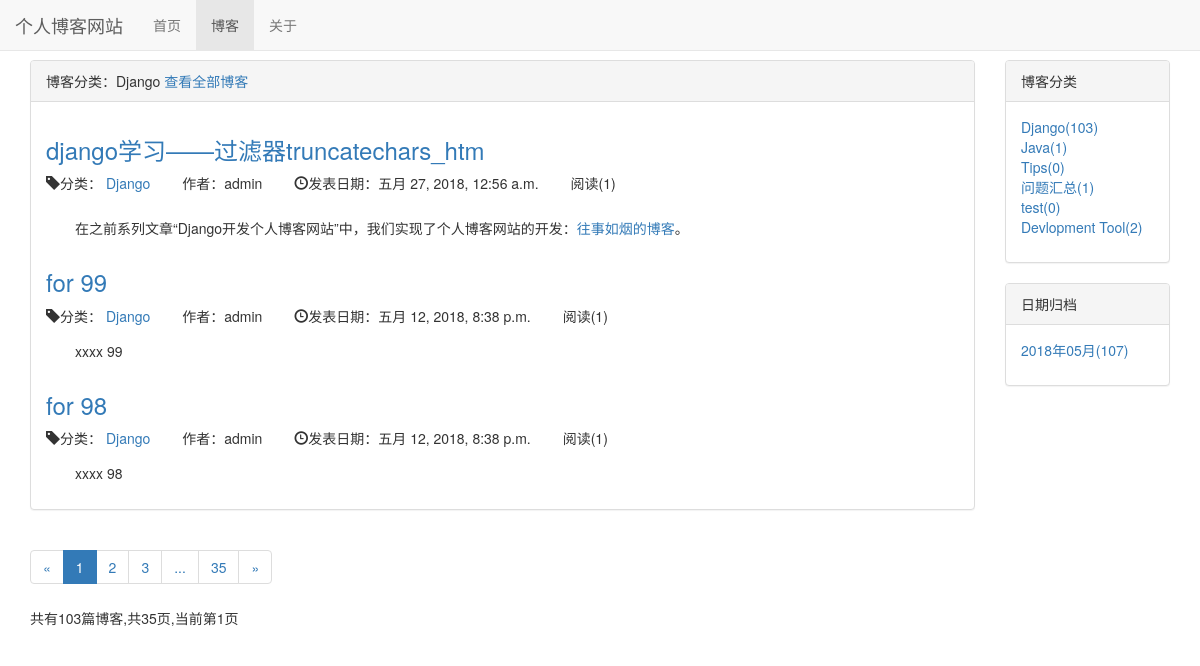
The page /blog/type/1 on the database its author committed.
### blog/models.py (models this page shows, shortened)
class BlogType(models.Model):
    type_name = models.CharField(max_length=15)
    author = models.ForeignKey(User, on_delete=models.DO_NOTHING)
    created_time = models.DateTimeField(auto_now_add=True)
    last_time = models.DateTimeField(auto_now=True)
    def __str__(self):
        return self.type_name

class Blog(models.Model, ReadNumExpandMethod):
    title = models.CharField(max_length=30)
    blog_type = models.ForeignKey(BlogType, on_delete=models.DO_NOTHING)
    content = RichTextUploadingField()   # 富文本
    author = models.ForeignKey(User, on_delete=models.DO_NOTHING)
    read_details = GenericRelation(ReadDetail)  #反向关联对像 ReadDetail
    created_time = models.DateTimeField(auto_now_add=True)
    last_time = models.DateTimeField(auto_now=True)
    class Meta:
        ordering = ['-created_time']

### read_statistics/models.py (models this page shows)
class ReadNum(models.Model):
    read_num = models.IntegerField(default=0)
    content_type = models.ForeignKey(ContentType, on_delete=models.DO_NOTHING)
    object_id = models.PositiveIntegerField()
    content_object = GenericForeignKey('content_type', 'object_id')

### blog/views.py (the view)
# urls.py: path('type/<int:blog_type_pk>', views.blogs_with_type, name='blogs_with_type'),
def blogs_with_type(request, blog_type_pk):
    blog_type = get_object_or_404(BlogType, pk=blog_type_pk)
    blogs_all_list = Blog.objects.filter(blog_type=blog_type)
    context = get_blog_list_common_data(request, blogs_all_list)
    context['blog_type'] = blog_type
    return render(request, 'blog/blogs_with_type.html', context)

### read_statistics/models.py (called while the page is built)
    def get_blog_read_num(self):
        try:
            content_type = ContentType.objects.get_for_model(self)
            readnum = ReadNum.objects.get(content_type=content_type, object_id=self.pk)
            return readnum.read_num
        except exceptions.ObjectDoesNotExist:
            return 0

### templates/blog/blogs_with_type.html (shortened to what this page needs)
{% extends 'blog/blog_list.html' %}
{% block blog_list_title %}
    博客分类：{{ blog_type.type_name }}
    <a href="{% url 'blog_list' %}">查看全部博客</a>
{% endblock %}

### templates/blog/blog_list.html (shortened to what this page needs)
{% extends 'base.html' %}
{% load staticfiles %}
{% block nav_blog_active %}active{% endblock %}
{% block header_blog_list_extends %}
    <link rel="stylesheet" href="{% static 'blog_list.css' %}">
{% endblock %}
{% block content %}
    <div class="container">
        <div class="row">
            <div class="col-xs-12 col-sm-8 col-md-9 col-lg-10">
                <div class="panel panel-default">
                    <div class="panel-heading">
                        {% block blog_list_title %}{% endblock %}
                    </div>
                    <div class="panel-body">
                        {% for blog in blogs %}
                            <div class="blog">
                                <h3><a href="{% url 'blog_detail' blog.pk %}">{{ blog.title }}</a></h3>
                                <ul class="blog-info-description">
                                    <li><span class="glyphicon glyphicon-tag"></span>分类：
                                        <a href="{% url 'blogs_with_type' blog.blog_type.pk %}">{{ blog.blog_type }}</a>
                                    </li>
                                    <li>作者：{{ blog.author }}</li>
                                    <li><span class="glyphicon glyphicon-time"></span>发表日期：{{ blog.created_time }}</li>
                                    <li>阅读({{ blog.get_blog_read_num }})</li>
                                </ul>
                                <div class="roundup">
                                    <p>{{ blog.content|safe|truncatechars_html:60 }}</p>
                                </div>
                            </div>
                        {% empty %}
                            <p>暂无博客，敬请期待！</p>
                        {% endfor %}
                    </div>
                </div>
                <div>
                    <ul class="pagination">
                        <li>
                            {% if page_of_blogs.has_previous %}
                                <a href="?page={{ page_of_blogs.previous_page_number }}" aria-label="Previous">
                                    <span aria-hidden="true">&laquo;</span>
                                </a>
                            {% else %}
                                <span aria-hidden="true">&laquo;</span>
                            {% endif %}
                        </li>
                        {% for page_num in page_range %}
                            {% ifequal page_num page_of_blogs.number %}
                                <li class="active"><span>{{ page_num}}</span></li>
                            {% else %}
                                {% ifequal page_num  '...' %}
                                    <li><span>{{ page_num}}</span></li>
                                {% else %}
                                    <li><a href="?page={{ page_num }}">{{ page_num}}</a></li>
                                {% endifequal %}
                            {% endifequal %}
                        {% endfor %}
                        <li>
                            {% if page_of_blogs.has_next %}
                                <a href="?page={{ page_of_blogs.next_page_number }}" aria-label="Next">
                                    <span aria-hidden="true">&raquo;</span>
                                </a>
                            {% else %}
                                <span aria-hidden="true">&raquo;</span>
                            {% endif %}
                        </li>
                    </ul>
                    <p>
                        <span>共有{{ page_of_blogs.paginator.count}}篇博客,共{{ page_of_blogs.paginator.num_pages }}页,当前第{{ page_of_blogs.number }}页</span>
                    </p>
                </div>
            </div>
            <div class="hidden-xs col-sm-4 col-md-3 col-lg-2">
                <div class="panel panel-default">
                    <div class="panel-heading">博客分类</div>
                    <div class="panel-body">
                        <ul class="list-unstyled">
                            {% for blog_type in blog_types %}
                                <li>
                                    <a href="{% url 'blogs_with_type' blog_type.pk %}">
                                        {{ blog_type.type_name }}({{ blog_type.blog_count }})</a>
                                </li>
                            {% empty %}
                                <li>暂无分类</li>
                            {% endfor %}
                        </ul>
                    </div>
                </div>
                <div class="panel panel-default">
                    <div class="panel-heading">日期归档</div>
                    <div class="panel-body">
                        <ul class="list-unstyled">
                            {% for blog_date, blog_count in blog_dates.items %}
                                <li>
                                    <a href="{%  url 'blogs_with_date' blog_date.year blog_date.month %}">
                                        {{ blog_date|date:"Y年m月" }}({{ blog_count }})
                                    </a>
                                </li>
                            {% empty %}
                                <li>暂无归档</li>
                            {% endfor %}
                        </ul>
                    </div>
                </div>
            </div>
        </div>
    </div>
{% endblock %}

### static/base.css (style rules this page uses)
* { margin: 0px; padding: 0px; }
body { margin-top: 60px!important; }

### static/blog_list.css (style rules this page uses)
ul.blog-info-description { list-style-type: none; margin-bottom: 1em; }
ul.blog-info-description li { display: inline-block; margin-right: 2em; }
div.roundup { margin-left: 2em; padding: 1px; }
div.blog { #background-color: #000; }

### rows shown on the page
BlogType: type_name "Django", blog_count "103"
Blog: title "django学习——过滤器truncatechars_htm", blog_type "Django", author "admin", created_time "五月 27, 2018, 12:56 a.m.", get_blog_read_num "1", content "在之前系列文章“Django开发个人博客网站”中，我们实现了个人博客网站的开发： 往事如烟的博客 。"
Blog: title "for 99", blog_type "Django", author "admin", created_time "五月 12, 2018, 8:38 p.m.", get_blog_read_num "1", content "xxxx 99"
Blog: title "for 98", blog_type "Django", author "admin", created_time "五月 12, 2018, 8:38 p.m.", get_blog_read_num "1", content "xxxx 98"
BlogType: type_name "Java", blog_count "1"
BlogType: type_name "Tips", blog_count "0"
BlogType: type_name "问题汇总", blog_count "1"
BlogType: type_name "test", blog_count "0"
BlogType: type_name "Devlopment Tool", blog_count "2"

### other values the page prints
{{ page_num }} "1"
{{ page_num }} "2" "3" "35"
{{ page_num }} "..."
{{ page_of_blogs.paginator.count }} "103"
{{ page_of_blogs.paginator.num_pages }} "35"
{{ page_of_blogs.number }} "1"
{{ blog_date|date:"Y年m月" }} "2018年05月"
{{ blog_count }} "107"
